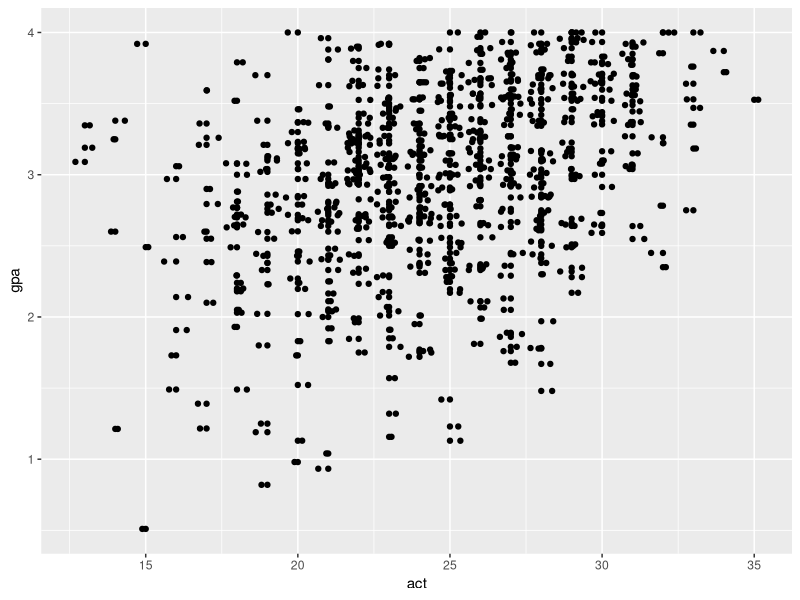

The R source for this figure:
## ---- chunk 1
knitr::opts_chunk$set(echo = TRUE)
## ---- chunk 2
library(tidyverse)
uni <- read_csv("../week_3/university.csv")
## ---- chunk 3
ggplot(uni, mapping = aes(x = act, y = gpa)) +
  geom_point() +
  geom_jitter()
## ---- chunk 4
uni_model <- lm(gpa ~ act, uni)
summary(uni_model)
## ---- chunk 5
newdf <- data.frame(new_act = c(31,18,5,29))
newdf
## ---- chunk 6
predict_uni <- function(x){
  1.55870 + 0.05780 * x
}

predict_uni(31)
predict_uni(18)
predict_uni(5)
predict_uni(29)
